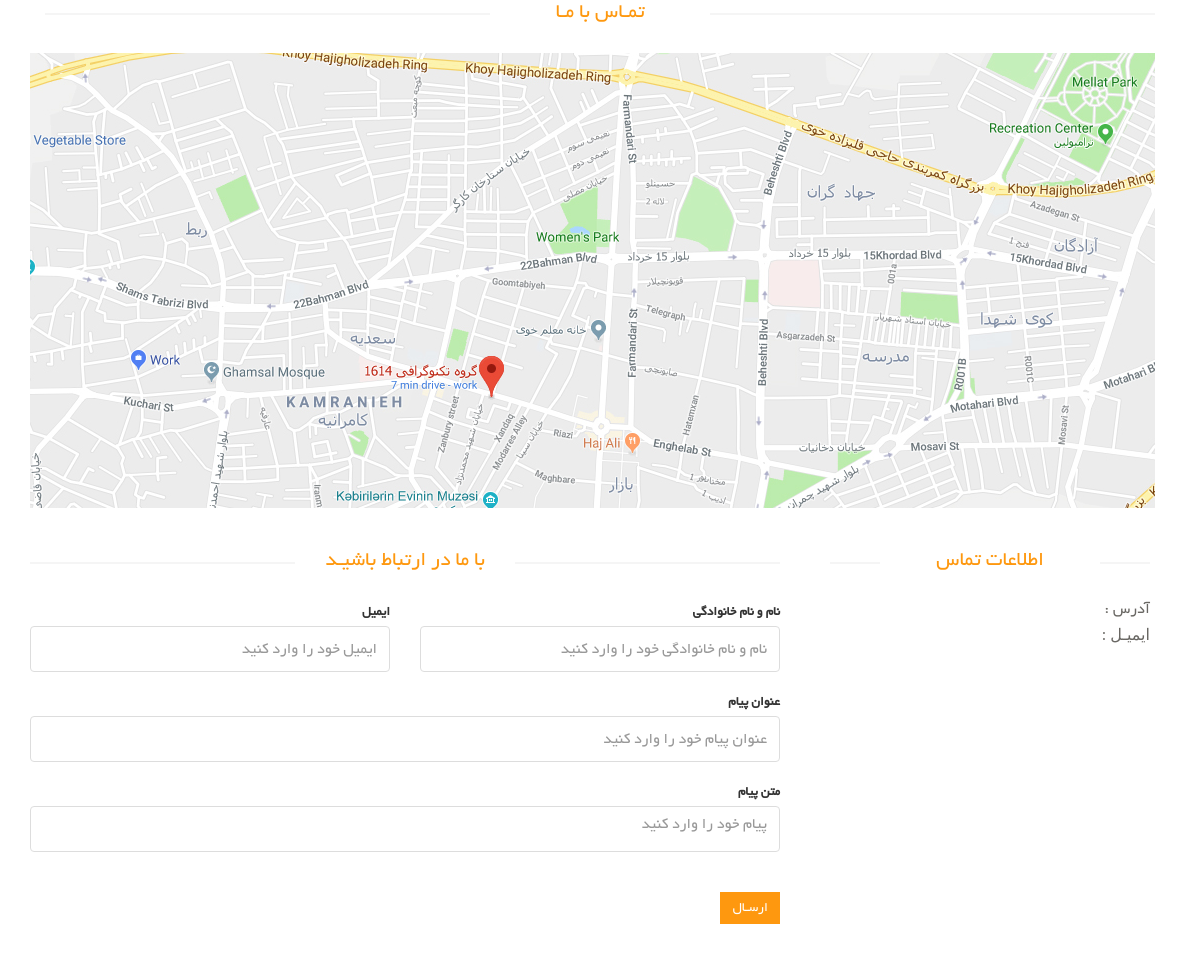
The app's page /contact_us, older data.
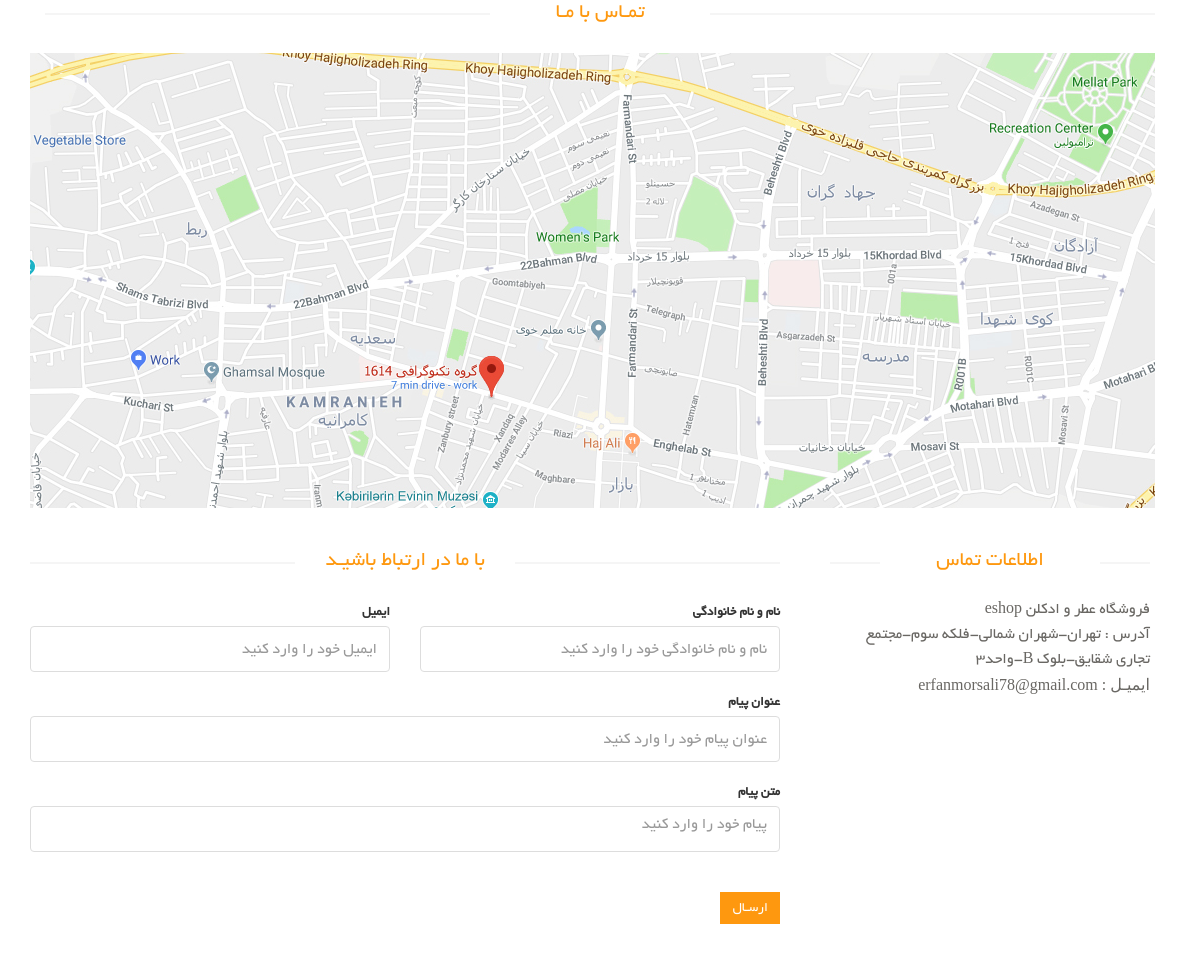
The same page, newer data.
### eshop_setting/models.py (models this page shows, shortened)
class SiteSetting(models.Model):
    title = models.CharField(max_length=50, verbose_name='عنوان سایت')
    address = models.CharField(max_length=200, verbose_name='آدرس شرکت')
    phone = models.CharField(max_length=50, verbose_name='شماره ی تماس')
    email = models.EmailField(max_length=50, verbose_name='ایمیل')
    about_us = models.TextField(verbose_name='درباره ی ما')
    copy_right = models.TextField(verbose_name='متن کپی رایت')
    class Meta:
        verbose_name = 'تنظیمات سایت'
        verbose_name_plural = 'بخش تنظیمات'

### eshop_contact/views.py (the view, shortened to what this page needs)
# urls.py: path('contact_us', contact_us, name='contact_us'),
def contact_us(request):
    contact_form = ContactForm(request.POST or None)
    setting = SiteSetting.objects.first()
    context = {
        'setting' : setting ,
        'contact_form': contact_form
    }
    return render(request, 'contact_us/contact_us.html', context)

### eshop_contact/forms.py
class ContactForm(forms.Form):
    full_name = forms.CharField(
        label='نام و نام خانوادگی',
        validators=[
            validators.MaxLengthValidator(150, 'نام و نام خانوادگی نمیتواند بیش از ۱۵۰ کاراکتر باشد')],
        widget=forms.TextInput(attrs={'placeholder': 'نام و نام خانوادگی خود را وارد کنید', 'class': 'form-control'}))
    email = forms.EmailField(
        label='ایمیل',
        validators=[
            validators.MaxLengthValidator(150, 'ایمیل شمانمیتواند بیش از ۱۵۰ کاراکتر باشد')],
        widget=forms.EmailInput(attrs={'placeholder': 'ایمیل خود را وارد کنید', 'class': 'form-control'}))
    subject = forms.CharField(
        label='عنوان پیام',
        validators=[
            validators.MaxLengthValidator(200, 'عنوان پیام شمانمیتواند بیش از ۲۰۰ کاراکتر باشد')],
        widget=forms.TextInput(attrs={'placeholder': 'عنوان پیام خود را وارد کنید', 'class': 'form-control'}))
    text = forms.CharField(
        label='متن پیام',
        widget=forms.Textarea(attrs={'placeholder': 'پیام خود را وارد کنید', 'class': 'form-control'}))

### eshop_contact/templates/contact_us/contact_us.html (shortened to what this page needs)
{% extends 'shared/Main_Layout.html' %}
{% load static %}
{% block content %}
    <div id="contact-page" class="container">
        <div class="bg">
            <div class="row">
                <div class="container">
                    <div class="col-sm-12" style="overflow: hidden; margin-bottom: 40px">
                        <h2 class="title text-center">تمـاس با مـا</h2>
                        <div id="gmap" class="contact-map">
                            <img src="{% static 'images/home/Map.jpg' %}" alt="Map">
                        </div>
                    </div>
                </div>
            </div>
            <div class="row">
                <div class="col-sm-8">
                    <div class="contact-form">
                        <h2 class="title text-center">با ما در ارتباط باشیـد</h2>
                        <form id="main-contact-form" class="contact-form row" name="contact-form" method="post">
                            <div class="form-group col-md-6">
                                <label for="{{ contact_form.email.id_for_label }}">{{ contact_form.email.label }}</label>
                                {{ contact_form.email }}
                            </div>
                            <div class="form-group col-md-6">
                                <label for="{{ contact_form.full_name.id_for_label }}">{{ contact_form.full_name.label }}</label>
                                {{ contact_form.full_name }}
                            </div>
                            <div class="form-group col-md-12">
                                <label for="{{ contact_form.subject.id_for_label }}">{{ contact_form.subject.label }}</label>
                                {{ contact_form.subject }}
                            </div>
                            <div class="form-group col-md-12">
                                  <label for="{{ contact_form.text.id_for_label }}">{{ contact_form.text.label }}</label>
                                {{ contact_form.text }}
                            </div>
                            <div class="form-group col-md-12">
                                <input type="submit" name="submit" class="btn btn-primary pull-right" value="ارسـال">
                            </div>
                        </form>
                    </div>
                </div>
                <div class="col-sm-4">
                    <div class="contact-info">
                        <h2 class="title text-center">اطلاعات تماس</h2>
                        <address>
                            <p>{{ setting.title }}</p>
                            <p> آدرس : {{ setting.address }}</p>
                            <p style="font-family: tahoma;">ایمیـل : {{ setting.email }}</p>
                        </address>
                    </div>
                </div>
            </div>
        </div>
    </div>
{% endblock %}

### templates/shared/Main_Layout.html (shortened to what this page needs)
{% load render_partial %}
<!DOCTYPE html>
<html lang="en">
<head>
    {% include 'shared/header_refrences.html' %}
</head>
<body>
{% block content %}
{% endblock %}
</body>
</html>

### templates/shared/header_refrences.html (shortened to what this page needs)
{% load static %}
<link href="{% static 'css/bootstrap.min.css' %}" rel="stylesheet">
<link href="{% static 'css/font-awesome.min.css' %}" rel="stylesheet">
<link href="{% static 'css/prettyPhoto.css' %}" rel="stylesheet">
<link href="{% static 'css/price-range.css' %}" rel="stylesheet">
<link href="{% static 'css/animate.css' %}" rel="stylesheet">
<link href="{% static 'css/main.css' %}" rel="stylesheet">
<link href="{% static 'css/responsive.css' %}" rel="stylesheet">

### templates/shared/footer_refrences.html (shortened to what this page needs)
{% load static %}

### assets/css/main.css (style rules this page uses)
body { font-family: 'BYekan'; font-size: 10pt; position: relative; font-weight: normal; direction: rtl; }
h1, h2, h3, h4, h5, h6 { font-family: 'BYekan', sans-serif; }
.left-sidebar h2:after, h2.title:after { content: " "; position: absolute; border: 1px solid #f5f5f5; bottom:8px; right: 0; width: 100%; height: 0; z-index: -2; }
h2.title:before { content: " "; position: absolute; background: #fff; bottom: -6px; width: 220px; height: 30px; z-index: -1; right: 50%; margin-right: -110px; }
h2.title { color: #FE980F; font-family: 'BYekan', sans-serif; font-size: 16pt; font-weight: 400; margin: 0 15px; text-transform: uppercase; margin-bottom: 30px; position: relative; }
.bg h2.title { margin-right:0; margin-left:0; margin-top: 0; }
.chose_area input, select, textarea { background: #F0F0E9; border:0; color: #696763; padding: 6px; width: 100%; border-radius: 0; resize: none }
.btn.btn-primary { background:#FE980F; border: 0 none; border-radius: 0; margin-top: 16px; }
.contact-map { width: 100%; height: 385px; margin-bottom: 70px }
.contact-form .form-group { margin-bottom: 20px; }
#contact-page .form-control { background-color: #fff; border: 1px solid #ddd; color: #696763; height: 46px; padding: 6px 12px; width: 100%; font-size: 16px; border-radius: 4px; box-shadow:inherit; }
#main-contact-form .btn-primary { margin-bottom: 15px; margin-top: 20px; }
#contact-page .contact-info { padding: 0 20px; }
#contact-page .contact-info address { margin-bottom: 40px; margin-top: -5px; }
#contact-page .contact-info p { margin-bottom: 0; color: #696763; font-size: 16px; line-height: 25px; }

Row changes from the older to the newer data that the page shows:
added SiteSetting: title "فروشگاه عطر و ادکلن eshop", address "تهران-شهران شمالی-فلکه سوم-مجتمع تجاری شقایق-بلوک B-واحد۳", email "erfanmorsali78@gmail.com"
